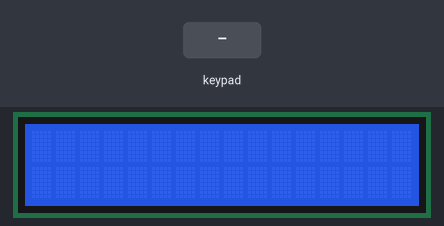
The sketch below on a simulated Arduino Mega 2560, built with avr-gcc and run on an emulated ATmega2560. Shown: 16×2 character LCD. The test bench sets the inputs (shaded band).

Above: at 1.2 s.
1.3 s: keypad keys 9 8 3 1 0 3 2 * pressed 0.4 s apart
At 4.9 s:
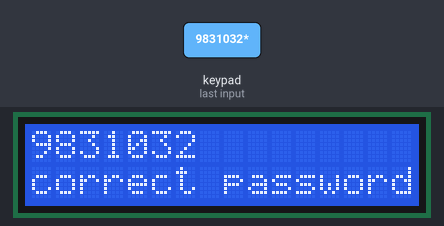
6.0 s: key '*' pressed
At 6.5 s:
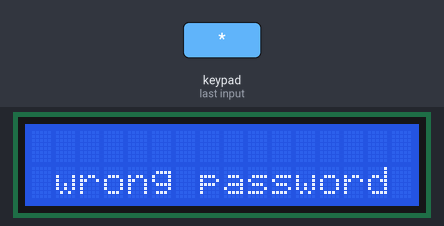
8.5 s: key '7' pressed
At 9.6 s:
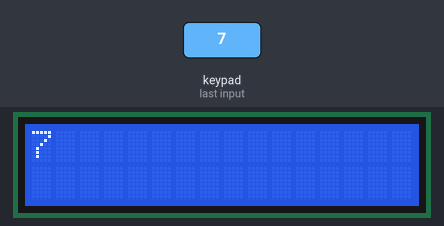
10.0 s: keypad keys 9 8 3 1 0 3 2 pressed 0.4 s apart
At 13.8 s:
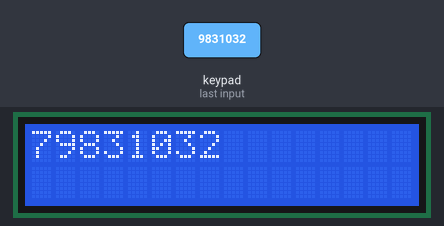
Timing chart, 0 to 15.3 s (numbered marks = the images above; inputs shaded):
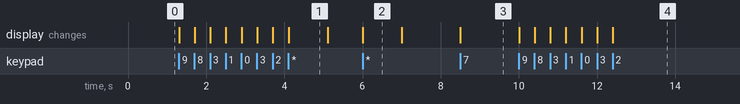

Measured:
- after the input at 1.3 s, the display: first changes at once (image 1 shows a later state)
- after the input at 6.0 s, the display: changes at once (image 2)
- after the input at 8.5 s, the display: changes at once (image 3)
- after the input at 10.0 s, the display: first changes at once (image 4 shows a later state)
- what the display in image 1 shows lasts 1.0 s, from 4.1 s to 5.1 s

The sketch:

code.ino
```cpp
#include <LiquidCrystal.h>
#include <Keypad.h>

//defingin pins
#define RS_PIN 50
#define EN_PIN 51
#define D4_PIN 8
#define D5_PIN 9
#define D6_PIN 10
#define D7_PIN 11

//global variables
String my_pass = "9831032";
String cur_input = "";


//lcd object initializing
LiquidCrystal lcd(RS_PIN, EN_PIN, D4_PIN, D5_PIN, D6_PIN, D7_PIN);

//keypad object initializing
const byte ROWS = 4;
const byte COLS = 4;
char keys[ROWS][COLS] = {
  {'7','8','9','/'},
  {'4','5','6','*'},
  {'1','2','3','-'},
  {'C','0','=','+'}
};
byte rowPins[ROWS] = {22, 23, 24, 25};
byte colPins[COLS] = {26, 27, 28, 29};
Keypad keypad = Keypad(makeKeymap(keys), rowPins, colPins, ROWS, COLS);


void setup() {
  // put your setup code here, to run once:
  lcd.begin(16, 2);
  lcd.clear();

  keypad.addEventListener(keypadEvent);
}

void loop() {
  // put your main code here, to run repeatedly:
  char key = keypad.getKey();
}


void keypadEvent(KeypadEvent key) {
  if(keypad.getState() == PRESSED){
    if((key >= '0') & (key <= '9')){
      lcd.write(key);
      cur_input += key;
    }
    else if(key == '*'){
      lcd.setCursor(0, 1);
      if(cur_input == "9831032")
        lcd.print("correct password");
      else
        lcd.print(" wrong password ");
      delay(1000);
      cur_input = "";
      lcd.clear();
    }
  }
}
```
